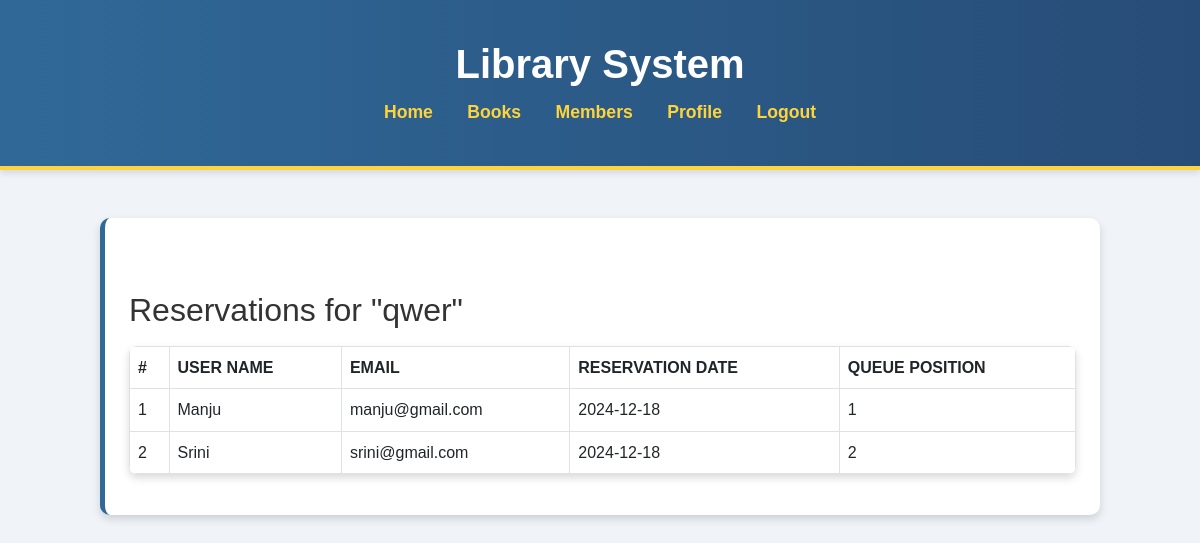
Page /book_reservations/1 (signed in) on the committed database.
### tables this page shows
CREATE TABLE books (
                id INTEGER PRIMARY KEY AUTOINCREMENT,
                title TEXT NOT NULL,
                author TEXT NOT NULL,
                genre TEXT,
                status TEXT DEFAULT 'Available'
            );

CREATE TABLE reservations (
                id INTEGER PRIMARY KEY AUTOINCREMENT,
                book_id INTEGER,
                user_id INTEGER,
                reservation_date TEXT,
                queue_position INTEGER,
                status TEXT DEFAULT 'Pending',  -- Can be 'Pending' or 'Fulfilled'
                FOREIGN KEY(book_id) REFERENCES books(id) ON DELETE CASCADE,
                FOREIGN KEY(user_id) REFERENCES users(id) ON DELETE CASCADE
            );

CREATE TABLE users (
                id INTEGER PRIMARY KEY AUTOINCREMENT,
                username TEXT NOT NULL UNIQUE,
                password_hash TEXT NOT NULL,
                role TEXT NOT NULL,
                name TEXT,
                email TEXT
            );

### app.py (the view)
@app.route('/book_reservations/<int:book_id>')
@login_required
@role_required('Librarian')
def book_reservations(book_id):
    db = get_db()
    reservations = db.execute("""
        SELECT r.queue_position, u.name, u.email, r.reservation_date
        FROM reservations r
        JOIN users u ON r.user_id = u.id
        WHERE r.book_id = ?
        ORDER BY r.queue_position
    """, (book_id,)).fetchall()
    parsed_reservations = []
    for reservation in reservations:
        reservation_date = reservation['reservation_date']
        try:
            parsed_date = datetime.strptime(reservation_date, '%Y-%m-%d %H:%M:%S')
        except ValueError:
            parsed_date = datetime.strptime(reservation_date, '%Y-%m-%d')
        parsed_reservations.append({
            'queue_position': reservation['queue_position'],
            'name': reservation['name'],
            'email': reservation['email'],
            'reservation_date': parsed_date  # Pass as datetime
        })
    book = db.execute("SELECT title FROM books WHERE id = ?", (book_id,)).fetchone()
    return render_template('book_reservations.html', reservations=parsed_reservations, book_title=book['title'])

### app.py (called while the page is built)
def login_required(f):
    @wraps(f)
    def decorated_function(*args, **kwargs):
        if 'user_id' not in session:
            return redirect(url_for('login'))
        return f(*args, **kwargs)
    return decorated_function

def role_required(role):
    def decorator(f):
        @wraps(f)
        def decorated_function(*args, **kwargs):
            if session.get('role') != role:
                return "Access Denied", 403
            return f(*args, **kwargs)
        return decorated_function
    return decorator

### database.py (called while the page is built)
def get_db():
    conn = sqlite3.connect(DATABASE)
    conn.row_factory = sqlite3.Row
    conn.execute("PRAGMA foreign_keys = ON")
    return conn

### templates/book_reservations.html
{% extends "base.html" %}
{% block content %}
<div class="container mt-5">
    <h2>Reservations for "{{ book_title }}"</h2>
    {% if reservations %}
    <table class="table table-bordered mt-3">
        <thead>
            <tr>
                <th>#</th>
                <th>User Name</th>
                <th>Email</th>
                <th>Reservation Date</th>
                <th>Queue Position</th>
            </tr>
        </thead>
        <tbody>
            {% for reservation in reservations %}
            <tr>
                <td>{{ loop.index }}</td>
                <td>{{ reservation.name }}</td>
                <td>{{ reservation.email }}</td>
                <td>{{ reservation.reservation_date.strftime('%Y-%m-%d') }}</td>
                <td>{{ reservation.queue_position }}</td>
            </tr>
            {% endfor %}
        </tbody>
    </table>
    {% else %}
    <p class="mt-3">There are no current reservations for this book.</p>
    {% endif %}
</div>
{% endblock %}

### static/styles.css (style rules this page uses)
body { font-family: 'Arial', sans-serif; margin: 0; padding: 0; background-color: #f0f4f8; color: #333; line-height: 1.6; }
table { width: 100%; border-collapse: collapse; margin: 25px 0; background-color: #f9f9f9; box-shadow: 0px 4px 8px rgba(0, 0, 0, 0.15); border-radius: 8px; overflow: hidden; font-size: 1rem; }
th, td { padding: 14px 18px; text-align: left; border-bottom: 1px solid #ddd; }
th { background-color: #306998; color: white; font-weight: bold; text-transform: uppercase; }
td { background-color: #fdfdfd; }
@media (min-width: 1200px) { .container, .container-lg, .container-md, .container-sm, .container-xl { max-width: 1000px; } }
@media (min-width: 1200px) { .h2, h2 { font-size: 2rem; width: 80%; } }

### rows in the picture
books: title "qwer"
reservations: name "Manju", email "manju@gmail.com", reservation_date "2024-12-18", queue_position "1"
reservations: name "Srini", email "srini@gmail.com", reservation_date "2024-12-18", queue_position "2"
